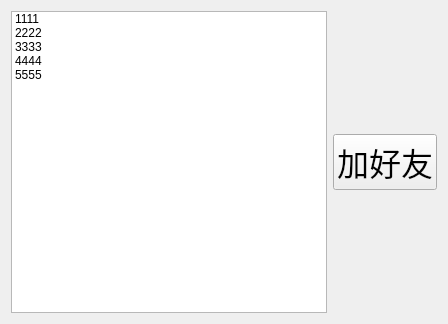
<?xml version="1.0" encoding="UTF-8"?>
<ui version="4.0">
 <class>Online</class>
 <widget class="QWidget" name="Online">
  <property name="geometry">
   <rect>
    <x>0</x>
    <y>0</y>
    <width>448</width>
    <height>324</height>
   </rect>
  </property>
  <property name="windowTitle">
   <string>Form</string>
  </property>
  <layout class="QHBoxLayout" name="horizontalLayout_2">
   <item>
    <layout class="QHBoxLayout" name="horizontalLayout">
     <item>
      <widget class="QListWidget" name="online_lw">
       <item>
        <property name="text">
         <string>1111</string>
        </property>
       </item>
       <item>
        <property name="text">
         <string>2222</string>
        </property>
       </item>
       <item>
        <property name="text">
         <string>3333</string>
        </property>
       </item>
       <item>
        <property name="text">
         <string>4444</string>
        </property>
       </item>
       <item>
        <property name="text">
         <string>5555</string>
        </property>
       </item>
      </widget>
     </item>
     <item>
      <layout class="QVBoxLayout" name="verticalLayout">
       <item>
        <spacer name="verticalSpacer">
         <property name="orientation">
          <enum>Qt::Vertical</enum>
         </property>
         <property name="sizeHint" stdset="0">
          <size>
           <width>20</width>
           <height>40</height>
          </size>
         </property>
        </spacer>
       </item>
       <item>
        <widget class="QPushButton" name="addFriend_pb">
         <property name="font">
          <font>
           <pointsize>24</pointsize>
          </font>
         </property>
         <property name="text">
          <string>加好友</string>
         </property>
        </widget>
       </item>
       <item>
        <spacer name="verticalSpacer_2">
         <property name="orientation">
          <enum>Qt::Vertical</enum>
         </property>
         <property name="sizeHint" stdset="0">
          <size>
           <width>20</width>
           <height>40</height>
          </size>
         </property>
        </spacer>
       </item>
      </layout>
     </item>
    </layout>
   </item>
  </layout>
 </widget>
 <resources/>
 <connections/>
</ui>
